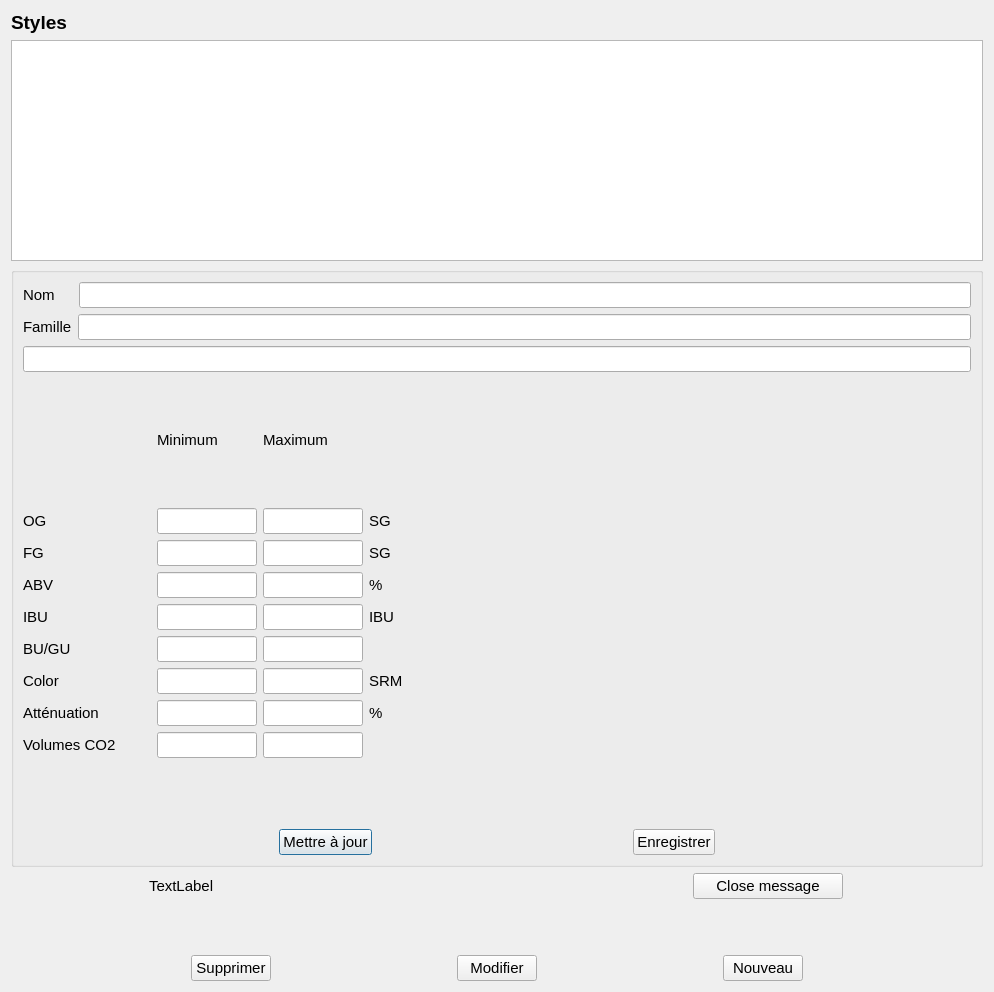
<?xml version="1.0" encoding="UTF-8"?>
<ui version="4.0">
 <class>StyleDialog</class>
 <widget class="QDialog" name="StyleDialog">
  <property name="geometry">
   <rect>
    <x>0</x>
    <y>0</y>
    <width>994</width>
    <height>992</height>
   </rect>
  </property>
  <property name="font">
   <font>
    <pointsize>11</pointsize>
   </font>
  </property>
  <property name="windowTitle">
   <string>Profil d'eau</string>
  </property>
  <layout class="QVBoxLayout" name="verticalLayout_2">
   <item>
    <widget class="QLabel" name="label_15">
     <property name="font">
      <font>
       <pointsize>14</pointsize>
       <bold>true</bold>
      </font>
     </property>
     <property name="text">
      <string>Styles</string>
     </property>
    </widget>
   </item>
   <item>
    <widget class="QListView" name="styleList"/>
   </item>
   <item>
    <widget class="QGroupBox" name="groupBoxNew">
     <property name="minimumSize">
      <size>
       <width>0</width>
       <height>600</height>
      </size>
     </property>
     <property name="maximumSize">
      <size>
       <width>16777215</width>
       <height>900</height>
      </size>
     </property>
     <property name="title">
      <string/>
     </property>
     <layout class="QVBoxLayout" name="verticalLayout">
      <item>
       <layout class="QHBoxLayout" name="horizontalLayout_2">
        <item>
         <widget class="QLabel" name="nameLabel">
          <property name="minimumSize">
           <size>
            <width>50</width>
            <height>0</height>
           </size>
          </property>
          <property name="text">
           <string>Nom</string>
          </property>
         </widget>
        </item>
        <item>
         <widget class="QLineEdit" name="nameEdit"/>
        </item>
       </layout>
      </item>
      <item>
       <layout class="QHBoxLayout" name="horizontalLayout_4">
        <item>
         <widget class="QLabel" name="familyLabel">
          <property name="text">
           <string>Famille</string>
          </property>
         </widget>
        </item>
        <item>
         <widget class="QLineEdit" name="familyEdit"/>
        </item>
       </layout>
      </item>
      <item>
       <widget class="QLineEdit" name="idEdit"/>
      </item>
      <item>
       <layout class="QHBoxLayout" name="horizontalLayout_5">
        <item>
         <layout class="QGridLayout" name="gridLayout">
          <item row="0" column="0">
           <widget class="QLabel" name="label_14">
            <property name="text">
             <string/>
            </property>
           </widget>
          </item>
          <item row="0" column="1">
           <widget class="QLabel" name="label_12">
            <property name="text">
             <string>Minimum</string>
            </property>
           </widget>
          </item>
          <item row="0" column="2">
           <widget class="QLabel" name="label_13">
            <property name="text">
             <string>Maximum</string>
            </property>
           </widget>
          </item>
          <item row="1" column="0">
           <widget class="QLabel" name="label">
            <property name="text">
             <string>OG</string>
            </property>
           </widget>
          </item>
          <item row="1" column="1">
           <widget class="QLineEdit" name="OGMinEdit">
            <property name="maximumSize">
             <size>
              <width>100</width>
              <height>16777215</height>
             </size>
            </property>
           </widget>
          </item>
          <item row="1" column="2">
           <widget class="QLineEdit" name="OGMaxEdit">
            <property name="maximumSize">
             <size>
              <width>100</width>
              <height>16777215</height>
             </size>
            </property>
           </widget>
          </item>
          <item row="1" column="3">
           <widget class="QLabel" name="calciumUnitLabel">
            <property name="text">
             <string>SG</string>
            </property>
           </widget>
          </item>
          <item row="2" column="0">
           <widget class="QLabel" name="label_2">
            <property name="text">
             <string>FG</string>
            </property>
           </widget>
          </item>
          <item row="2" column="1">
           <widget class="QLineEdit" name="FGMinEdit">
            <property name="maximumSize">
             <size>
              <width>100</width>
              <height>16777215</height>
             </size>
            </property>
           </widget>
          </item>
          <item row="2" column="2">
           <widget class="QLineEdit" name="FGMaxEdit">
            <property name="maximumSize">
             <size>
              <width>100</width>
              <height>16777215</height>
             </size>
            </property>
           </widget>
          </item>
          <item row="2" column="3">
           <widget class="QLabel" name="label_10">
            <property name="text">
             <string>SG</string>
            </property>
           </widget>
          </item>
          <item row="3" column="0">
           <widget class="QLabel" name="label_3">
            <property name="text">
             <string>ABV</string>
            </property>
           </widget>
          </item>
          <item row="3" column="1">
           <widget class="QLineEdit" name="ABVMinEdit">
            <property name="maximumSize">
             <size>
              <width>100</width>
              <height>16777215</height>
             </size>
            </property>
           </widget>
          </item>
          <item row="3" column="2">
           <widget class="QLineEdit" name="ABVMaxEdit">
            <property name="maximumSize">
             <size>
              <width>100</width>
              <height>16777215</height>
             </size>
            </property>
           </widget>
          </item>
          <item row="3" column="3">
           <widget class="QLabel" name="label_9">
            <property name="text">
             <string>%</string>
            </property>
           </widget>
          </item>
          <item row="4" column="0">
           <widget class="QLabel" name="label_4">
            <property name="text">
             <string>IBU</string>
            </property>
           </widget>
          </item>
          <item row="4" column="1">
           <widget class="QLineEdit" name="IBUMinEdit">
            <property name="maximumSize">
             <size>
              <width>100</width>
              <height>16777215</height>
             </size>
            </property>
           </widget>
          </item>
          <item row="4" column="2">
           <widget class="QLineEdit" name="IBUMaxEdit">
            <property name="maximumSize">
             <size>
              <width>100</width>
              <height>16777215</height>
             </size>
            </property>
           </widget>
          </item>
          <item row="4" column="3">
           <widget class="QLabel" name="label_8">
            <property name="text">
             <string>IBU</string>
            </property>
           </widget>
          </item>
          <item row="5" column="0">
           <widget class="QLabel" name="label_5">
            <property name="text">
             <string>BU/GU</string>
            </property>
           </widget>
          </item>
          <item row="5" column="1">
           <widget class="QLineEdit" name="BUvsGUMinEdit">
            <property name="maximumSize">
             <size>
              <width>100</width>
              <height>16777215</height>
             </size>
            </property>
           </widget>
          </item>
          <item row="5" column="2">
           <widget class="QLineEdit" name="BUvsGUMaxEdit">
            <property name="maximumSize">
             <size>
              <width>100</width>
              <height>16777215</height>
             </size>
            </property>
           </widget>
          </item>
          <item row="5" column="3">
           <widget class="QLabel" name="label_7">
            <property name="text">
             <string/>
            </property>
           </widget>
          </item>
          <item row="6" column="0">
           <widget class="QLabel" name="label_6">
            <property name="text">
             <string>Color</string>
            </property>
           </widget>
          </item>
          <item row="6" column="1">
           <widget class="QLineEdit" name="SRMMinEdit">
            <property name="maximumSize">
             <size>
              <width>100</width>
              <height>16777215</height>
             </size>
            </property>
           </widget>
          </item>
          <item row="6" column="2">
           <widget class="QLineEdit" name="SRMMaxEdit">
            <property name="maximumSize">
             <size>
              <width>100</width>
              <height>16777215</height>
             </size>
            </property>
           </widget>
          </item>
          <item row="6" column="3">
           <widget class="QLabel" name="label_11">
            <property name="text">
             <string>SRM</string>
            </property>
           </widget>
          </item>
          <item row="7" column="0">
           <widget class="QLabel" name="label_17">
            <property name="text">
             <string>Atténuation</string>
            </property>
           </widget>
          </item>
          <item row="7" column="1">
           <widget class="QLineEdit" name="appAttMinEdit">
            <property name="maximumSize">
             <size>
              <width>100</width>
              <height>16777215</height>
             </size>
            </property>
           </widget>
          </item>
          <item row="7" column="2">
           <widget class="QLineEdit" name="appAttMaxEdit">
            <property name="maximumSize">
             <size>
              <width>100</width>
              <height>16777215</height>
             </size>
            </property>
           </widget>
          </item>
          <item row="7" column="3">
           <widget class="QLabel" name="label_16">
            <property name="text">
             <string>%</string>
            </property>
           </widget>
          </item>
          <item row="8" column="0">
           <widget class="QLabel" name="label_18">
            <property name="text">
             <string>Volumes CO2</string>
            </property>
           </widget>
          </item>
          <item row="8" column="1">
           <widget class="QLineEdit" name="CO2MinEdit">
            <property name="maximumSize">
             <size>
              <width>100</width>
              <height>16777215</height>
             </size>
            </property>
           </widget>
          </item>
          <item row="8" column="2">
           <widget class="QLineEdit" name="CO2MaxEdit">
            <property name="maximumSize">
             <size>
              <width>100</width>
              <height>16777215</height>
             </size>
            </property>
           </widget>
          </item>
         </layout>
        </item>
        <item>
         <spacer name="horizontalSpacer_8">
          <property name="orientation">
           <enum>Qt::Horizontal</enum>
          </property>
          <property name="sizeHint" stdset="0">
           <size>
            <width>40</width>
            <height>20</height>
           </size>
          </property>
         </spacer>
        </item>
       </layout>
      </item>
      <item>
       <spacer name="verticalSpacer">
        <property name="orientation">
         <enum>Qt::Vertical</enum>
        </property>
        <property name="sizeType">
         <enum>QSizePolicy::Minimum</enum>
        </property>
        <property name="sizeHint" stdset="0">
         <size>
          <width>20</width>
          <height>65</height>
         </size>
        </property>
       </spacer>
      </item>
      <item>
       <layout class="QHBoxLayout" name="horizontalLayout">
        <item>
         <spacer name="horizontalSpacer">
          <property name="orientation">
           <enum>Qt::Horizontal</enum>
          </property>
          <property name="sizeHint" stdset="0">
           <size>
            <width>40</width>
            <height>20</height>
           </size>
          </property>
         </spacer>
        </item>
        <item>
         <widget class="QPushButton" name="updateButton">
          <property name="text">
           <string>Mettre à jour</string>
          </property>
         </widget>
        </item>
        <item>
         <spacer name="horizontalSpacer_2">
          <property name="orientation">
           <enum>Qt::Horizontal</enum>
          </property>
          <property name="sizeHint" stdset="0">
           <size>
            <width>40</width>
            <height>20</height>
           </size>
          </property>
         </spacer>
        </item>
        <item>
         <widget class="QPushButton" name="addButton">
          <property name="text">
           <string>Enregistrer</string>
          </property>
         </widget>
        </item>
        <item>
         <spacer name="horizontalSpacer_3">
          <property name="orientation">
           <enum>Qt::Horizontal</enum>
          </property>
          <property name="sizeHint" stdset="0">
           <size>
            <width>40</width>
            <height>20</height>
           </size>
          </property>
         </spacer>
        </item>
       </layout>
      </item>
     </layout>
    </widget>
   </item>
   <item>
    <layout class="QHBoxLayout" name="horizontalLayout_15">
     <item>
      <widget class="QLabel" name="labelMessage">
       <property name="sizePolicy">
        <sizepolicy hsizetype="Minimum" vsizetype="Preferred">
         <horstretch>0</horstretch>
         <verstretch>0</verstretch>
        </sizepolicy>
       </property>
       <property name="maximumSize">
        <size>
         <width>400</width>
         <height>16777215</height>
        </size>
       </property>
       <property name="text">
        <string>TextLabel</string>
       </property>
      </widget>
     </item>
     <item>
      <widget class="QPushButton" name="closeMessageButton">
       <property name="minimumSize">
        <size>
         <width>150</width>
         <height>0</height>
        </size>
       </property>
       <property name="maximumSize">
        <size>
         <width>100</width>
         <height>16777215</height>
        </size>
       </property>
       <property name="text">
        <string>Close message</string>
       </property>
      </widget>
     </item>
    </layout>
   </item>
   <item>
    <layout class="QHBoxLayout" name="horizontalLayout_3">
     <property name="topMargin">
      <number>50</number>
     </property>
     <item>
      <spacer name="horizontalSpacer_4">
       <property name="orientation">
        <enum>Qt::Horizontal</enum>
       </property>
       <property name="sizeHint" stdset="0">
        <size>
         <width>40</width>
         <height>20</height>
        </size>
       </property>
      </spacer>
     </item>
     <item>
      <widget class="QPushButton" name="deleteButton">
       <property name="text">
        <string>Supprimer</string>
       </property>
      </widget>
     </item>
     <item>
      <spacer name="horizontalSpacer_5">
       <property name="orientation">
        <enum>Qt::Horizontal</enum>
       </property>
       <property name="sizeHint" stdset="0">
        <size>
         <width>40</width>
         <height>20</height>
        </size>
       </property>
      </spacer>
     </item>
     <item>
      <widget class="QPushButton" name="editButton">
       <property name="text">
        <string>Modifier</string>
       </property>
      </widget>
     </item>
     <item>
      <spacer name="horizontalSpacer_6">
       <property name="orientation">
        <enum>Qt::Horizontal</enum>
       </property>
       <property name="sizeHint" stdset="0">
        <size>
         <width>40</width>
         <height>20</height>
        </size>
       </property>
      </spacer>
     </item>
     <item>
      <widget class="QPushButton" name="newButton">
       <property name="text">
        <string>Nouveau</string>
       </property>
      </widget>
     </item>
     <item>
      <spacer name="horizontalSpacer_7">
       <property name="orientation">
        <enum>Qt::Horizontal</enum>
       </property>
       <property name="sizeHint" stdset="0">
        <size>
         <width>40</width>
         <height>20</height>
        </size>
       </property>
      </spacer>
     </item>
    </layout>
   </item>
  </layout>
 </widget>
 <resources/>
 <connections/>
</ui>
